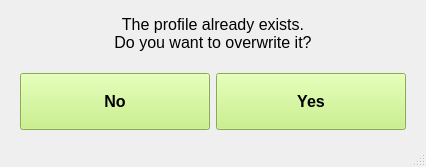
<?xml version="1.0" encoding="UTF-8"?>
<ui version="4.0">
 <class>MainWindow</class>
 <widget class="QMainWindow" name="MainWindow">
  <property name="geometry">
   <rect>
    <x>0</x>
    <y>0</y>
    <width>426</width>
    <height>167</height>
   </rect>
  </property>
  <property name="minimumSize">
   <size>
    <width>426</width>
    <height>167</height>
   </size>
  </property>
  <property name="maximumSize">
   <size>
    <width>426</width>
    <height>167</height>
   </size>
  </property>
  <property name="windowTitle">
   <string>MainWindow</string>
  </property>
  <widget class="QWidget" name="centralwidget">
   <layout class="QVBoxLayout" name="verticalLayout">
    <property name="leftMargin">
     <number>20</number>
    </property>
    <property name="topMargin">
     <number>15</number>
    </property>
    <property name="rightMargin">
     <number>20</number>
    </property>
    <property name="bottomMargin">
     <number>15</number>
    </property>
    <item>
     <widget class="QLabel" name="lbl_msg">
      <property name="sizePolicy">
       <sizepolicy hsizetype="Minimum" vsizetype="Minimum">
        <horstretch>0</horstretch>
        <verstretch>0</verstretch>
       </sizepolicy>
      </property>
      <property name="font">
       <font>
        <family>Segoe UI</family>
        <pointsize>12</pointsize>
        <weight>50</weight>
        <bold>false</bold>
       </font>
      </property>
      <property name="text">
       <string>The profile already exists.
Do you want to overwrite it?</string>
      </property>
      <property name="scaledContents">
       <bool>false</bool>
      </property>
      <property name="alignment">
       <set>Qt::AlignCenter</set>
      </property>
      <property name="wordWrap">
       <bool>true</bool>
      </property>
     </widget>
    </item>
    <item>
     <layout class="QHBoxLayout" name="horizontalLayout_4" stretch="1,1">
      <property name="topMargin">
       <number>15</number>
      </property>
      <item>
       <widget class="QPushButton" name="btn_no">
        <property name="enabled">
         <bool>true</bool>
        </property>
        <property name="sizePolicy">
         <sizepolicy hsizetype="Minimum" vsizetype="Expanding">
          <horstretch>0</horstretch>
          <verstretch>0</verstretch>
         </sizepolicy>
        </property>
        <property name="palette">
         <palette>
          <active>
           <colorrole role="WindowText">
            <brush brushstyle="SolidPattern">
             <color alpha="255">
              <red>0</red>
              <green>0</green>
              <blue>0</blue>
             </color>
            </brush>
           </colorrole>
           <colorrole role="Button">
            <brush brushstyle="SolidPattern">
             <color alpha="255">
              <red>190</red>
              <green>240</green>
              <blue>114</blue>
             </color>
            </brush>
           </colorrole>
           <colorrole role="Light">
            <brush brushstyle="SolidPattern">
             <color alpha="255">
              <red>244</red>
              <green>255</green>
              <blue>227</blue>
             </color>
            </brush>
           </colorrole>
           <colorrole role="Midlight">
            <brush brushstyle="SolidPattern">
             <color alpha="255">
              <red>217</red>
              <green>247</green>
              <blue>170</blue>
             </color>
            </brush>
           </colorrole>
           <colorrole role="Dark">
            <brush brushstyle="SolidPattern">
             <color alpha="255">
              <red>95</red>
              <green>120</green>
              <blue>57</blue>
             </color>
            </brush>
           </colorrole>
           <colorrole role="Mid">
            <brush brushstyle="SolidPattern">
             <color alpha="255">
              <red>127</red>
              <green>160</green>
              <blue>76</blue>
             </color>
            </brush>
           </colorrole>
           <colorrole role="Text">
            <brush brushstyle="SolidPattern">
             <color alpha="255">
              <red>0</red>
              <green>0</green>
              <blue>0</blue>
             </color>
            </brush>
           </colorrole>
           <colorrole role="BrightText">
            <brush brushstyle="SolidPattern">
             <color alpha="255">
              <red>255</red>
              <green>255</green>
              <blue>255</blue>
             </color>
            </brush>
           </colorrole>
           <colorrole role="ButtonText">
            <brush brushstyle="SolidPattern">
             <color alpha="255">
              <red>0</red>
              <green>0</green>
              <blue>0</blue>
             </color>
            </brush>
           </colorrole>
           <colorrole role="Base">
            <brush brushstyle="SolidPattern">
             <color alpha="255">
              <red>255</red>
              <green>255</green>
              <blue>255</blue>
             </color>
            </brush>
           </colorrole>
           <colorrole role="Window">
            <brush brushstyle="SolidPattern">
             <color alpha="255">
              <red>190</red>
              <green>240</green>
              <blue>114</blue>
             </color>
            </brush>
           </colorrole>
           <colorrole role="Shadow">
            <brush brushstyle="SolidPattern">
             <color alpha="255">
              <red>0</red>
              <green>0</green>
              <blue>0</blue>
             </color>
            </brush>
           </colorrole>
           <colorrole role="AlternateBase">
            <brush brushstyle="SolidPattern">
             <color alpha="255">
              <red>222</red>
              <green>247</green>
              <blue>184</blue>
             </color>
            </brush>
           </colorrole>
           <colorrole role="ToolTipBase">
            <brush brushstyle="SolidPattern">
             <color alpha="255">
              <red>255</red>
              <green>255</green>
              <blue>220</blue>
             </color>
            </brush>
           </colorrole>
           <colorrole role="ToolTipText">
            <brush brushstyle="SolidPattern">
             <color alpha="255">
              <red>0</red>
              <green>0</green>
              <blue>0</blue>
             </color>
            </brush>
           </colorrole>
          </active>
          <inactive>
           <colorrole role="WindowText">
            <brush brushstyle="SolidPattern">
             <color alpha="255">
              <red>0</red>
              <green>0</green>
              <blue>0</blue>
             </color>
            </brush>
           </colorrole>
           <colorrole role="Button">
            <brush brushstyle="SolidPattern">
             <color alpha="255">
              <red>190</red>
              <green>240</green>
              <blue>114</blue>
             </color>
            </brush>
           </colorrole>
           <colorrole role="Light">
            <brush brushstyle="SolidPattern">
             <color alpha="255">
              <red>244</red>
              <green>255</green>
              <blue>227</blue>
             </color>
            </brush>
           </colorrole>
           <colorrole role="Midlight">
            <brush brushstyle="SolidPattern">
             <color alpha="255">
              <red>217</red>
              <green>247</green>
              <blue>170</blue>
             </color>
            </brush>
           </colorrole>
           <colorrole role="Dark">
            <brush brushstyle="SolidPattern">
             <color alpha="255">
              <red>95</red>
              <green>120</green>
              <blue>57</blue>
             </color>
            </brush>
           </colorrole>
           <colorrole role="Mid">
            <brush brushstyle="SolidPattern">
             <color alpha="255">
              <red>127</red>
              <green>160</green>
              <blue>76</blue>
             </color>
            </brush>
           </colorrole>
           <colorrole role="Text">
            <brush brushstyle="SolidPattern">
             <color alpha="255">
              <red>0</red>
              <green>0</green>
              <blue>0</blue>
             </color>
            </brush>
           </colorrole>
           <colorrole role="BrightText">
            <brush brushstyle="SolidPattern">
             <color alpha="255">
              <red>255</red>
              <green>255</green>
              <blue>255</blue>
             </color>
            </brush>
           </colorrole>
           <colorrole role="ButtonText">
            <brush brushstyle="SolidPattern">
             <color alpha="255">
              <red>0</red>
              <green>0</green>
              <blue>0</blue>
             </color>
            </brush>
           </colorrole>
           <colorrole role="Base">
            <brush brushstyle="SolidPattern">
             <color alpha="255">
              <red>255</red>
              <green>255</green>
              <blue>255</blue>
             </color>
            </brush>
           </colorrole>
           <colorrole role="Window">
            <brush brushstyle="SolidPattern">
             <color alpha="255">
              <red>190</red>
              <green>240</green>
              <blue>114</blue>
             </color>
            </brush>
           </colorrole>
           <colorrole role="Shadow">
            <brush brushstyle="SolidPattern">
             <color alpha="255">
              <red>0</red>
              <green>0</green>
              <blue>0</blue>
             </color>
            </brush>
           </colorrole>
           <colorrole role="AlternateBase">
            <brush brushstyle="SolidPattern">
             <color alpha="255">
              <red>222</red>
              <green>247</green>
              <blue>184</blue>
             </color>
            </brush>
           </colorrole>
           <colorrole role="ToolTipBase">
            <brush brushstyle="SolidPattern">
             <color alpha="255">
              <red>255</red>
              <green>255</green>
              <blue>220</blue>
             </color>
            </brush>
           </colorrole>
           <colorrole role="ToolTipText">
            <brush brushstyle="SolidPattern">
             <color alpha="255">
              <red>0</red>
              <green>0</green>
              <blue>0</blue>
             </color>
            </brush>
           </colorrole>
          </inactive>
          <disabled>
           <colorrole role="WindowText">
            <brush brushstyle="SolidPattern">
             <color alpha="255">
              <red>95</red>
              <green>120</green>
              <blue>57</blue>
             </color>
            </brush>
           </colorrole>
           <colorrole role="Button">
            <brush brushstyle="SolidPattern">
             <color alpha="255">
              <red>190</red>
              <green>240</green>
              <blue>114</blue>
             </color>
            </brush>
           </colorrole>
           <colorrole role="Light">
            <brush brushstyle="SolidPattern">
             <color alpha="255">
              <red>244</red>
              <green>255</green>
              <blue>227</blue>
             </color>
            </brush>
           </colorrole>
           <colorrole role="Midlight">
            <brush brushstyle="SolidPattern">
             <color alpha="255">
              <red>217</red>
              <green>247</green>
              <blue>170</blue>
             </color>
            </brush>
           </colorrole>
           <colorrole role="Dark">
            <brush brushstyle="SolidPattern">
             <color alpha="255">
              <red>95</red>
              <green>120</green>
              <blue>57</blue>
             </color>
            </brush>
           </colorrole>
           <colorrole role="Mid">
            <brush brushstyle="SolidPattern">
             <color alpha="255">
              <red>127</red>
              <green>160</green>
              <blue>76</blue>
             </color>
            </brush>
           </colorrole>
           <colorrole role="Text">
            <brush brushstyle="SolidPattern">
             <color alpha="255">
              <red>95</red>
              <green>120</green>
              <blue>57</blue>
             </color>
            </brush>
           </colorrole>
           <colorrole role="BrightText">
            <brush brushstyle="SolidPattern">
             <color alpha="255">
              <red>255</red>
              <green>255</green>
              <blue>255</blue>
             </color>
            </brush>
           </colorrole>
           <colorrole role="ButtonText">
            <brush brushstyle="SolidPattern">
             <color alpha="255">
              <red>95</red>
              <green>120</green>
              <blue>57</blue>
             </color>
            </brush>
           </colorrole>
           <colorrole role="Base">
            <brush brushstyle="SolidPattern">
             <color alpha="255">
              <red>190</red>
              <green>240</green>
              <blue>114</blue>
             </color>
            </brush>
           </colorrole>
           <colorrole role="Window">
            <brush brushstyle="SolidPattern">
             <color alpha="255">
              <red>190</red>
              <green>240</green>
              <blue>114</blue>
             </color>
            </brush>
           </colorrole>
           <colorrole role="Shadow">
            <brush brushstyle="SolidPattern">
             <color alpha="255">
              <red>0</red>
              <green>0</green>
              <blue>0</blue>
             </color>
            </brush>
           </colorrole>
           <colorrole role="AlternateBase">
            <brush brushstyle="SolidPattern">
             <color alpha="255">
              <red>190</red>
              <green>240</green>
              <blue>114</blue>
             </color>
            </brush>
           </colorrole>
           <colorrole role="ToolTipBase">
            <brush brushstyle="SolidPattern">
             <color alpha="255">
              <red>255</red>
              <green>255</green>
              <blue>220</blue>
             </color>
            </brush>
           </colorrole>
           <colorrole role="ToolTipText">
            <brush brushstyle="SolidPattern">
             <color alpha="255">
              <red>0</red>
              <green>0</green>
              <blue>0</blue>
             </color>
            </brush>
           </colorrole>
          </disabled>
         </palette>
        </property>
        <property name="font">
         <font>
          <family>Segoe UI</family>
          <pointsize>12</pointsize>
          <weight>75</weight>
          <bold>true</bold>
         </font>
        </property>
        <property name="cursor">
         <cursorShape>PointingHandCursor</cursorShape>
        </property>
        <property name="text">
         <string>No</string>
        </property>
        <property name="autoDefault">
         <bool>false</bool>
        </property>
        <property name="default">
         <bool>false</bool>
        </property>
        <property name="flat">
         <bool>false</bool>
        </property>
       </widget>
      </item>
      <item>
       <widget class="QPushButton" name="btn_yes">
        <property name="enabled">
         <bool>true</bool>
        </property>
        <property name="sizePolicy">
         <sizepolicy hsizetype="Minimum" vsizetype="Expanding">
          <horstretch>0</horstretch>
          <verstretch>0</verstretch>
         </sizepolicy>
        </property>
        <property name="palette">
         <palette>
          <active>
           <colorrole role="WindowText">
            <brush brushstyle="SolidPattern">
             <color alpha="255">
              <red>0</red>
              <green>0</green>
              <blue>0</blue>
             </color>
            </brush>
           </colorrole>
           <colorrole role="Button">
            <brush brushstyle="SolidPattern">
             <color alpha="255">
              <red>190</red>
              <green>240</green>
              <blue>114</blue>
             </color>
            </brush>
           </colorrole>
           <colorrole role="Light">
            <brush brushstyle="SolidPattern">
             <color alpha="255">
              <red>244</red>
              <green>255</green>
              <blue>227</blue>
             </color>
            </brush>
           </colorrole>
           <colorrole role="Midlight">
            <brush brushstyle="SolidPattern">
             <color alpha="255">
              <red>217</red>
              <green>247</green>
              <blue>170</blue>
             </color>
            </brush>
           </colorrole>
           <colorrole role="Dark">
            <brush brushstyle="SolidPattern">
             <color alpha="255">
              <red>95</red>
              <green>120</green>
              <blue>57</blue>
             </color>
            </brush>
           </colorrole>
           <colorrole role="Mid">
            <brush brushstyle="SolidPattern">
             <color alpha="255">
              <red>127</red>
              <green>160</green>
              <blue>76</blue>
             </color>
            </brush>
           </colorrole>
           <colorrole role="Text">
            <brush brushstyle="SolidPattern">
             <color alpha="255">
              <red>0</red>
              <green>0</green>
              <blue>0</blue>
             </color>
            </brush>
           </colorrole>
           <colorrole role="BrightText">
            <brush brushstyle="SolidPattern">
             <color alpha="255">
              <red>255</red>
              <green>255</green>
              <blue>255</blue>
             </color>
            </brush>
           </colorrole>
           <colorrole role="ButtonText">
            <brush brushstyle="SolidPattern">
             <color alpha="255">
              <red>0</red>
              <green>0</green>
              <blue>0</blue>
             </color>
            </brush>
           </colorrole>
           <colorrole role="Base">
            <brush brushstyle="SolidPattern">
             <color alpha="255">
              <red>255</red>
              <green>255</green>
              <blue>255</blue>
             </color>
            </brush>
           </colorrole>
           <colorrole role="Window">
            <brush brushstyle="SolidPattern">
             <color alpha="255">
              <red>190</red>
              <green>240</green>
              <blue>114</blue>
             </color>
            </brush>
           </colorrole>
           <colorrole role="Shadow">
            <brush brushstyle="SolidPattern">
             <color alpha="255">
              <red>0</red>
              <green>0</green>
              <blue>0</blue>
             </color>
            </brush>
           </colorrole>
           <colorrole role="AlternateBase">
            <brush brushstyle="SolidPattern">
             <color alpha="255">
              <red>222</red>
              <green>247</green>
              <blue>184</blue>
             </color>
            </brush>
           </colorrole>
           <colorrole role="ToolTipBase">
            <brush brushstyle="SolidPattern">
             <color alpha="255">
              <red>255</red>
              <green>255</green>
              <blue>220</blue>
             </color>
            </brush>
           </colorrole>
           <colorrole role="ToolTipText">
            <brush brushstyle="SolidPattern">
             <color alpha="255">
              <red>0</red>
              <green>0</green>
              <blue>0</blue>
             </color>
            </brush>
           </colorrole>
          </active>
          <inactive>
           <colorrole role="WindowText">
            <brush brushstyle="SolidPattern">
             <color alpha="255">
              <red>0</red>
              <green>0</green>
              <blue>0</blue>
             </color>
            </brush>
           </colorrole>
           <colorrole role="Button">
            <brush brushstyle="SolidPattern">
             <color alpha="255">
              <red>190</red>
              <green>240</green>
              <blue>114</blue>
             </color>
            </brush>
           </colorrole>
           <colorrole role="Light">
            <brush brushstyle="SolidPattern">
             <color alpha="255">
              <red>244</red>
              <green>255</green>
              <blue>227</blue>
             </color>
            </brush>
           </colorrole>
           <colorrole role="Midlight">
            <brush brushstyle="SolidPattern">
             <color alpha="255">
              <red>217</red>
              <green>247</green>
              <blue>170</blue>
             </color>
            </brush>
           </colorrole>
           <colorrole role="Dark">
            <brush brushstyle="SolidPattern">
             <color alpha="255">
              <red>95</red>
              <green>120</green>
              <blue>57</blue>
             </color>
            </brush>
           </colorrole>
           <colorrole role="Mid">
            <brush brushstyle="SolidPattern">
             <color alpha="255">
              <red>127</red>
              <green>160</green>
              <blue>76</blue>
             </color>
            </brush>
           </colorrole>
           <colorrole role="Text">
            <brush brushstyle="SolidPattern">
             <color alpha="255">
              <red>0</red>
              <green>0</green>
              <blue>0</blue>
             </color>
            </brush>
           </colorrole>
           <colorrole role="BrightText">
            <brush brushstyle="SolidPattern">
             <color alpha="255">
              <red>255</red>
              <green>255</green>
              <blue>255</blue>
             </color>
            </brush>
           </colorrole>
           <colorrole role="ButtonText">
            <brush brushstyle="SolidPattern">
             <color alpha="255">
              <red>0</red>
              <green>0</green>
              <blue>0</blue>
             </color>
            </brush>
           </colorrole>
           <colorrole role="Base">
            <brush brushstyle="SolidPattern">
             <color alpha="255">
              <red>255</red>
              <green>255</green>
              <blue>255</blue>
             </color>
            </brush>
           </colorrole>
           <colorrole role="Window">
            <brush brushstyle="SolidPattern">
             <color alpha="255">
              <red>190</red>
              <green>240</green>
              <blue>114</blue>
             </color>
            </brush>
           </colorrole>
           <colorrole role="Shadow">
            <brush brushstyle="SolidPattern">
             <color alpha="255">
              <red>0</red>
              <green>0</green>
              <blue>0</blue>
             </color>
            </brush>
           </colorrole>
           <colorrole role="AlternateBase">
            <brush brushstyle="SolidPattern">
             <color alpha="255">
              <red>222</red>
              <green>247</green>
              <blue>184</blue>
             </color>
            </brush>
           </colorrole>
           <colorrole role="ToolTipBase">
            <brush brushstyle="SolidPattern">
             <color alpha="255">
              <red>255</red>
              <green>255</green>
              <blue>220</blue>
             </color>
            </brush>
           </colorrole>
           <colorrole role="ToolTipText">
            <brush brushstyle="SolidPattern">
             <color alpha="255">
              <red>0</red>
              <green>0</green>
              <blue>0</blue>
             </color>
            </brush>
           </colorrole>
          </inactive>
          <disabled>
           <colorrole role="WindowText">
            <brush brushstyle="SolidPattern">
             <color alpha="255">
              <red>95</red>
              <green>120</green>
              <blue>57</blue>
             </color>
            </brush>
           </colorrole>
           <colorrole role="Button">
            <brush brushstyle="SolidPattern">
             <color alpha="255">
              <red>190</red>
              <green>240</green>
              <blue>114</blue>
             </color>
            </brush>
           </colorrole>
           <colorrole role="Light">
            <brush brushstyle="SolidPattern">
             <color alpha="255">
              <red>244</red>
              <green>255</green>
              <blue>227</blue>
             </color>
            </brush>
           </colorrole>
           <colorrole role="Midlight">
            <brush brushstyle="SolidPattern">
             <color alpha="255">
              <red>217</red>
              <green>247</green>
              <blue>170</blue>
             </color>
            </brush>
           </colorrole>
           <colorrole role="Dark">
            <brush brushstyle="SolidPattern">
             <color alpha="255">
              <red>95</red>
              <green>120</green>
              <blue>57</blue>
             </color>
            </brush>
           </colorrole>
           <colorrole role="Mid">
            <brush brushstyle="SolidPattern">
             <color alpha="255">
              <red>127</red>
              <green>160</green>
              <blue>76</blue>
             </color>
            </brush>
           </colorrole>
           <colorrole role="Text">
            <brush brushstyle="SolidPattern">
             <color alpha="255">
              <red>95</red>
              <green>120</green>
              <blue>57</blue>
             </color>
            </brush>
           </colorrole>
           <colorrole role="BrightText">
            <brush brushstyle="SolidPattern">
             <color alpha="255">
              <red>255</red>
              <green>255</green>
              <blue>255</blue>
             </color>
            </brush>
           </colorrole>
           <colorrole role="ButtonText">
            <brush brushstyle="SolidPattern">
             <color alpha="255">
              <red>95</red>
              <green>120</green>
              <blue>57</blue>
             </color>
            </brush>
           </colorrole>
           <colorrole role="Base">
            <brush brushstyle="SolidPattern">
             <color alpha="255">
              <red>190</red>
              <green>240</green>
              <blue>114</blue>
             </color>
            </brush>
           </colorrole>
           <colorrole role="Window">
            <brush brushstyle="SolidPattern">
             <color alpha="255">
              <red>190</red>
              <green>240</green>
              <blue>114</blue>
             </color>
            </brush>
           </colorrole>
           <colorrole role="Shadow">
            <brush brushstyle="SolidPattern">
             <color alpha="255">
              <red>0</red>
              <green>0</green>
              <blue>0</blue>
             </color>
            </brush>
           </colorrole>
           <colorrole role="AlternateBase">
            <brush brushstyle="SolidPattern">
             <color alpha="255">
              <red>190</red>
              <green>240</green>
              <blue>114</blue>
             </color>
            </brush>
           </colorrole>
           <colorrole role="ToolTipBase">
            <brush brushstyle="SolidPattern">
             <color alpha="255">
              <red>255</red>
              <green>255</green>
              <blue>220</blue>
             </color>
            </brush>
           </colorrole>
           <colorrole role="ToolTipText">
            <brush brushstyle="SolidPattern">
             <color alpha="255">
              <red>0</red>
              <green>0</green>
              <blue>0</blue>
             </color>
            </brush>
           </colorrole>
          </disabled>
         </palette>
        </property>
        <property name="font">
         <font>
          <family>Segoe UI</family>
          <pointsize>12</pointsize>
          <weight>75</weight>
          <bold>true</bold>
         </font>
        </property>
        <property name="cursor">
         <cursorShape>PointingHandCursor</cursorShape>
        </property>
        <property name="text">
         <string>Yes</string>
        </property>
        <property name="autoDefault">
         <bool>false</bool>
        </property>
        <property name="default">
         <bool>false</bool>
        </property>
        <property name="flat">
         <bool>false</bool>
        </property>
       </widget>
      </item>
     </layout>
    </item>
   </layout>
  </widget>
  <widget class="QStatusBar" name="statusbar"/>
 </widget>
 <resources/>
 <connections/>
</ui>
